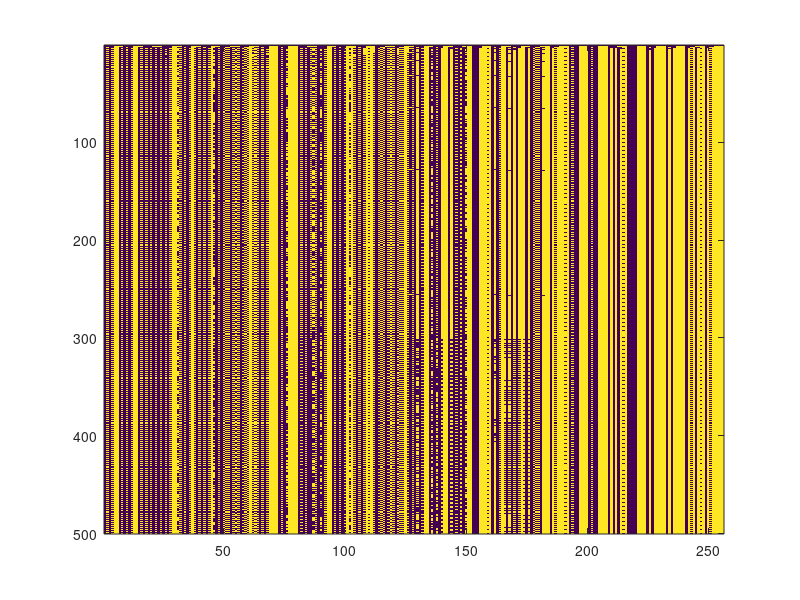

Source code (MATLAB):
im = zeros(500, 256);

for f = 0:255
    field = zeros(500, 600);    
    field(1, 300) = 1;

    for i = 2:500
        l(2:599) = field(i-1, 1:598);
        s(2:599) = field(i-1, 2:599);
        r(2:599) = field(i-1, 3:600);
    
        l(1) = field(i - 1, 1);
        s(1) = field(i - 1, 1);
        r(1) = field(i - 1, 2);
        l(599) = field(i - 1, 599);
        s(599) = field(i - 1, 600);
        r(599) = field(i - 1, 600);
    
        p = l * 4 + s * 2 + r;
    
        rule = f;
        for j = 0:7
            if rem(rule, 2) == 1
                field(i, p == j) = 1;
            end
            rule = floor(rule / 2);
        end

        im(i, f + 1) = field(i, 300);
    end
end

figure
imagesc(im)